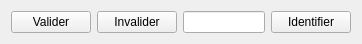
<?xml version="1.0" encoding="UTF-8"?>
<ui version="4.0">
 <class>IdentificationEditor</class>
 <widget class="QWidget" name="IdentificationEditor">
  <property name="geometry">
   <rect>
    <x>0</x>
    <y>0</y>
    <width>362</width>
    <height>42</height>
   </rect>
  </property>
  <property name="windowTitle">
   <string>Form</string>
  </property>
  <layout class="QHBoxLayout" name="horizontalLayout">
   <item>
    <widget class="QPushButton" name="pushButtonValider">
     <property name="enabled">
      <bool>true</bool>
     </property>
     <property name="text">
      <string>Valider</string>
     </property>
    </widget>
   </item>
   <item>
    <widget class="QPushButton" name="pushButtonInvalider">
     <property name="text">
      <string>Invalider</string>
     </property>
    </widget>
   </item>
   <item>
    <widget class="QLineEdit" name="lineEditPersonne"/>
   </item>
   <item>
    <widget class="QPushButton" name="pushButtonIdentifier">
     <property name="text">
      <string>Identifier</string>
     </property>
    </widget>
   </item>
  </layout>
 </widget>
 <resources/>
 <connections/>
</ui>
